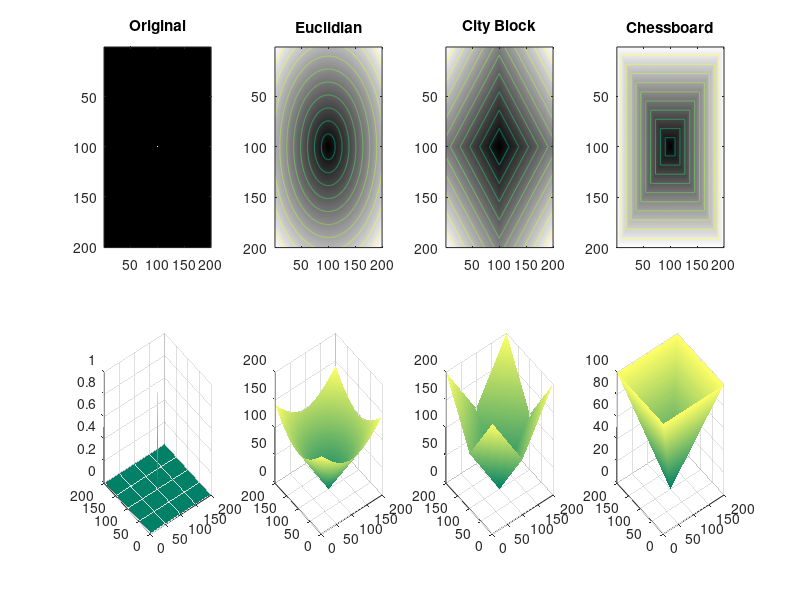

MATLAB code to generate this figure:
% Criar uma imagem de tamanho M x N (pode ser uma matriz de zeros com apenas
% um pixel com valor igual a 1 e calcular a distância (Euclidiana, city block
% ou chessboard) do pixel de valor 1 em relação a todos os pixels da imagem.
% Mostrar a matriz de distância obtida com imshow e surf.

pkg load image;
clear;

bw = zeros(200,200);
bw(100,100) = 1;

D1 = bwdist(bw, 'euclidean');
D2 = bwdist(bw, 'cityblock');
D3 = bwdist(bw, 'chessboard');

figure;

subplot(2,4,1);
subimage(bw), title('Original');
hold on;

subplot(2,4,2);
subimage(mat2gray(D1)), title('Euclidian');
hold on; contour(D1);

subplot(2,4,3);
subimage(mat2gray(D2)), title('City Block');
hold on; contour(D2);

subplot(2,4,4);
subimage(mat2gray(D3)), title('Chessboard');
hold on; contour(D3);

subplot(2,4,5);
surf(bw);
colormap summer;
shading interp;

subplot(2,4,6);
surf(D1);
colormap summer;
shading interp;

subplot(2,4,7);
surf(D2);
colormap summer;
shading interp;

subplot(2,4,8);
surf(D3);
colormap summer;
shading interp;
